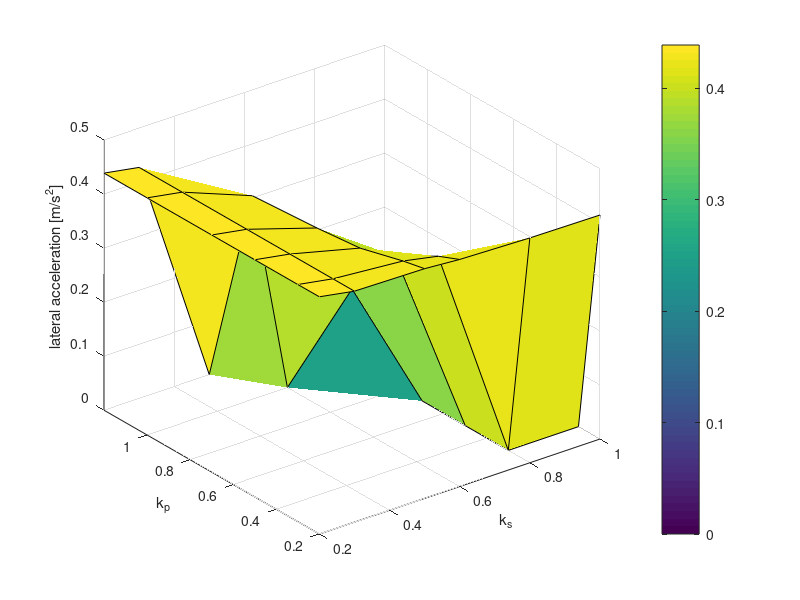

Reproduce this figure in MATLAB.
k_s = [0.2 0.3 0.5 0.6 0.8 1];
k_p = [0.2 0.3 0.5 0.7 1 1.2];
a_y = [0.4389 0.4273 0.425 0.4201 0.416 0.4145;
    0.4387 0.4273 0.4163 0.4032 0 0;
    0.4387 0.4273 0.3944 0.3581 0 0;
    0.4387 0.4273 0.3858 0.2511 0 0;
    0.4387 0.4273 0.3768 0 0 0;
    0.4387 0.4273 0 0 0 0];
surf(k_s,k_p,a_y);
colorbar;
xlim([0.2 1]); ylim([0.2 1.2]);
xlabel('k_s');ylabel('k_p'); zlabel('lateral acceleration [m/s^2]');